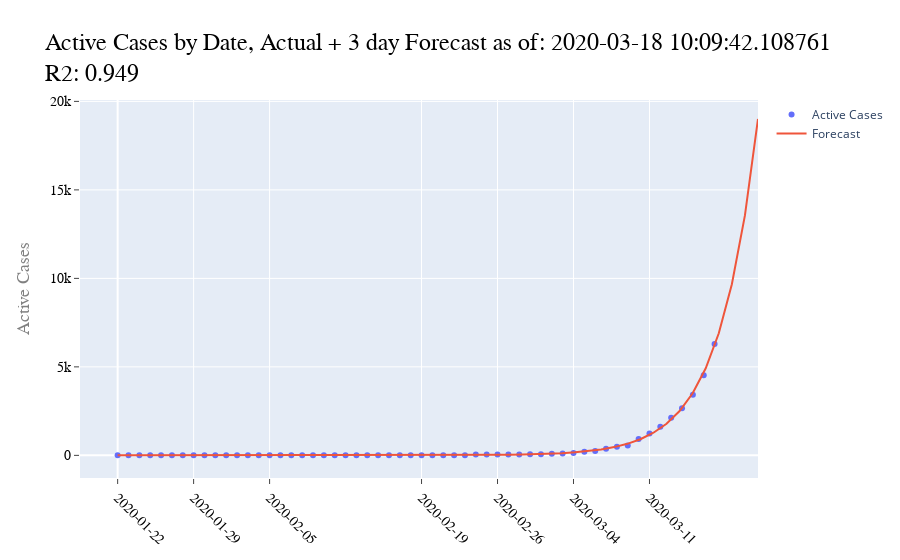

The code cell stored with this chart in its notebook:
### Code cell
import plotly.graph_objs as go

trace1 = go.Scatter(
                  x=x,
                  y=y,
                  mode='markers',
                  name='Active Cases'
                  )

trace2 = go.Scatter(
                  x=xx,
                  y=yy,
                  mode='lines',
                  name='Forecast'
                  )

trace3 = go.Scatter(
                  x=x,
                  y=z,
                  mode='lines',
                  name='Test Fit'
                  )

layout = go.Layout(
    title='Active Cases by Date, Actual + ' + str(fDay) + ' day Forecast as of: '+str(NOW)+'<br />R2: '+R2Val,
    titlefont=dict(
        family='Arial, sans-serif',
        size=24,
        color='black'
    ),
    xaxis=dict(
        tickvals=valAx,
        ticktext=dateAx,
        showticklabels=True,
        ticks='outside',
        tickangle=45,
        tickfont=dict(
            family='Arial, sans-serif',
            size=14,
            color='black'
        )
    ),
    yaxis=dict(
        title='Active Cases',
        titlefont=dict(
            family='Arial, sans-serif',
            size=18,
            color='grey'
        ),
        ticks='outside',
        showticklabels=True,
        tickfont=dict(
            family='Arial, sans-serif',
            size=14,
            color='black'
        ) #,type='log'
    )
)
    
fig = go.Figure(layout=layout)
fig.add_trace(trace1)
fig.add_trace(trace2)
fig.show()

### Figure 1 — Plotly figure (JSON) as saved in the notebook; plotly's stock layout.template omitted (floating-point values rounded to 4 significant figures)
{"data": [{"mode": "markers", "name": "Active Cases", "type": "scatter", "x": [0, 1, 2, 3, 4, 5, 6, 7, 8, 9, 10, 11, 12, 13, 14, 15, 16, 17, 18, 19, 20, 21, 22, 23, 24, 25, 26, 27, 28, 29, 30, 31, 32, 33, 34, 35, 36, 37, 38, 39, 40, 41, 42, 43, 44, 45, 46, 47, 48, 49, 50, 51, 52, 53, 54, 55], "y": [1, 1, 2, 2, 5, 5, 5, 5, 5, 7, 8, 8, 11, 11, 11, 11, 11, 11, 8, 8, 9, 9, 10, 10, 10, 10, 10, 10, 10, 10, 10, 10, 10, 46, 45, 51, 52, 53, 60, 66, 85, 104, 131, 198, 241, 378, 490, 554, 923, 1237, 1611, 2120, 2661, 3424, 4530, 6296]}, {"mode": "lines", "name": "Forecast", "type": "scatter", "x": [0, 1.204, 2.408, 3.612, 4.816, 6.02, 7.224, 8.429, 9.633, 10.84, 12.04, 13.24, 14.45, 15.65, 16.86, 18.06, 19.27, 20.47, 21.67, 22.88, 24.08, 25.29, 26.49, 27.69, 28.9, 30.1, 31.31, 32.51, 33.71, 34.92, 36.12, 37.33, 38.53, 39.73, 40.94, 42.14, 43.35, 44.55, 45.76, 46.96, 48.16, 49.37, 50.57, 51.78, 52.98, 54.18, 55.39, 56.59, 57.8, 59], "y": [6.884, 6.885, 6.885, 6.886, 6.888, 6.89, 6.892, 6.896, 6.901, 6.908, 6.919, 6.933, 6.953, 6.981, 7.021, 7.076, 7.154, 7.262, 7.415, 7.629, 7.929, 8.35, 8.94, 9.768, 10.93, 12.56, 14.84, 18.04, 22.53, 28.83, 37.66, 50.05, 67.42, 91.78, 125.9, 173.9, 241.0, 335.3, 467.4, 652.7, 912.6, 1277.0, 1788.0, 2505.0, 3510.0, 4920.0, 6897.0, 9670.0, 13560.0, 19010.0]}], "layout": {"autosize": true, "title": {"font": {"color": "black", "family": "Arial, sans-serif", "size": 24}, "text": "Active Cases by Date, Actual + 3 day Forecast as of: 2020-03-18 10:09:42.108761<br />R2: 0.949"}, "xaxis": {"autorange": true, "range": [-3.3, 59], "showticklabels": true, "tickangle": 45, "tickfont": {"color": "black", "family": "Arial, sans-serif", "size": 14}, "ticks": "outside", "ticktext": ["2020-01-22", "2020-01-29", "2020-02-05", "2020-02-19", "2020-02-26", "2020-03-04", "2020-03-11"], "tickvals": [0, 7, 14, 28, 35, 42, 49], "type": "linear"}, "yaxis": {"autorange": true, "range": [-1377.0, 20080.0], "showticklabels": true, "tickfont": {"color": "black", "family": "Arial, sans-serif", "size": 14}, "ticks": "outside", "title": {"font": {"color": "grey", "family": "Arial, sans-serif", "size": 18}, "text": "Active Cases"}, "type": "linear"}}}
